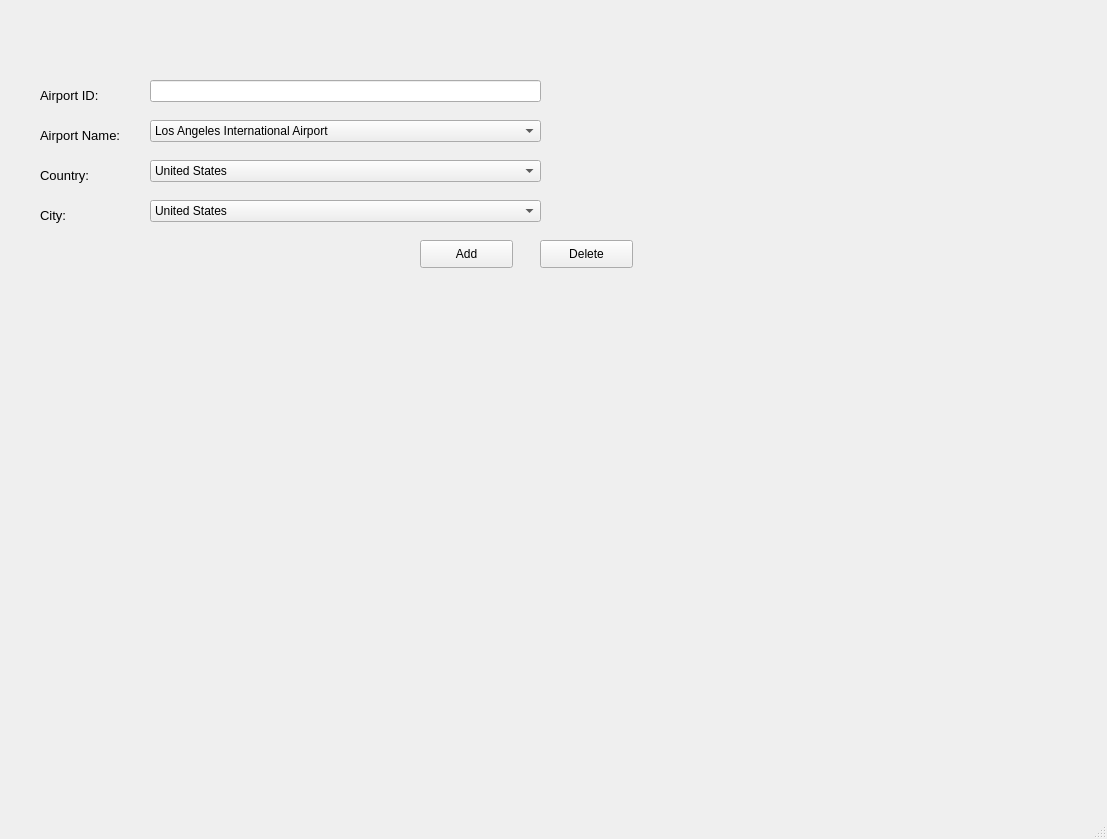
<?xml version="1.0" encoding="UTF-8"?>
<ui version="4.0">
 <class>MainWindow</class>
 <widget class="QMainWindow" name="MainWindow">
  <property name="geometry">
   <rect>
    <x>0</x>
    <y>0</y>
    <width>1107</width>
    <height>839</height>
   </rect>
  </property>
  <property name="windowTitle">
   <string>Airports</string>
  </property>
  <widget class="QWidget" name="centralwidget">
   <widget class="QLabel" name="label">
    <property name="geometry">
     <rect>
      <x>40</x>
      <y>80</y>
      <width>91</width>
      <height>31</height>
     </rect>
    </property>
    <property name="font">
     <font>
      <pointsize>10</pointsize>
     </font>
    </property>
    <property name="text">
     <string>Airport ID:</string>
    </property>
   </widget>
   <widget class="QLabel" name="label_2">
    <property name="geometry">
     <rect>
      <x>40</x>
      <y>120</y>
      <width>101</width>
      <height>31</height>
     </rect>
    </property>
    <property name="font">
     <font>
      <pointsize>10</pointsize>
     </font>
    </property>
    <property name="text">
     <string>Airport Name:</string>
    </property>
   </widget>
   <widget class="QLabel" name="label_3">
    <property name="geometry">
     <rect>
      <x>40</x>
      <y>160</y>
      <width>91</width>
      <height>31</height>
     </rect>
    </property>
    <property name="font">
     <font>
      <pointsize>10</pointsize>
     </font>
    </property>
    <property name="text">
     <string>Country:</string>
    </property>
   </widget>
   <widget class="QLabel" name="label_4">
    <property name="geometry">
     <rect>
      <x>40</x>
      <y>240</y>
      <width>91</width>
      <height>31</height>
     </rect>
    </property>
    <property name="text">
     <string/>
    </property>
   </widget>
   <widget class="QComboBox" name="comboBox_2">
    <property name="geometry">
     <rect>
      <x>150</x>
      <y>120</y>
      <width>391</width>
      <height>22</height>
     </rect>
    </property>
    <item>
     <property name="text">
      <string>Los Angeles International Airport</string>
     </property>
    </item>
    <item>
     <property name="text">
      <string>John F. Kennedy International Airport</string>
     </property>
    </item>
    <item>
     <property name="text">
      <string> London Heathrow Airport</string>
     </property>
    </item>
   </widget>
   <widget class="QComboBox" name="comboBox_3">
    <property name="geometry">
     <rect>
      <x>150</x>
      <y>160</y>
      <width>391</width>
      <height>22</height>
     </rect>
    </property>
    <item>
     <property name="text">
      <string>United States</string>
     </property>
    </item>
    <item>
     <property name="text">
      <string>United Kingdom</string>
     </property>
    </item>
   </widget>
   <widget class="QLabel" name="label_5">
    <property name="geometry">
     <rect>
      <x>40</x>
      <y>200</y>
      <width>91</width>
      <height>31</height>
     </rect>
    </property>
    <property name="font">
     <font>
      <pointsize>10</pointsize>
     </font>
    </property>
    <property name="text">
     <string>City:</string>
    </property>
   </widget>
   <widget class="QComboBox" name="comboBox_4">
    <property name="geometry">
     <rect>
      <x>150</x>
      <y>200</y>
      <width>391</width>
      <height>22</height>
     </rect>
    </property>
    <item>
     <property name="text">
      <string>United States</string>
     </property>
    </item>
    <item>
     <property name="text">
      <string>United Kingdom</string>
     </property>
    </item>
   </widget>
   <widget class="QLineEdit" name="lineEdit">
    <property name="geometry">
     <rect>
      <x>150</x>
      <y>80</y>
      <width>391</width>
      <height>22</height>
     </rect>
    </property>
   </widget>
   <widget class="QPushButton" name="Delete">
    <property name="geometry">
     <rect>
      <x>540</x>
      <y>240</y>
      <width>93</width>
      <height>28</height>
     </rect>
    </property>
    <property name="text">
     <string>Delete</string>
    </property>
   </widget>
   <widget class="QPushButton" name="Add">
    <property name="geometry">
     <rect>
      <x>420</x>
      <y>240</y>
      <width>93</width>
      <height>28</height>
     </rect>
    </property>
    <property name="text">
     <string>Add</string>
    </property>
   </widget>
  </widget>
  <widget class="QMenuBar" name="menubar">
   <property name="geometry">
    <rect>
     <x>0</x>
     <y>0</y>
     <width>1107</width>
     <height>26</height>
    </rect>
   </property>
  </widget>
  <widget class="QStatusBar" name="statusbar"/>
 </widget>
 <resources/>
 <connections/>
</ui>
